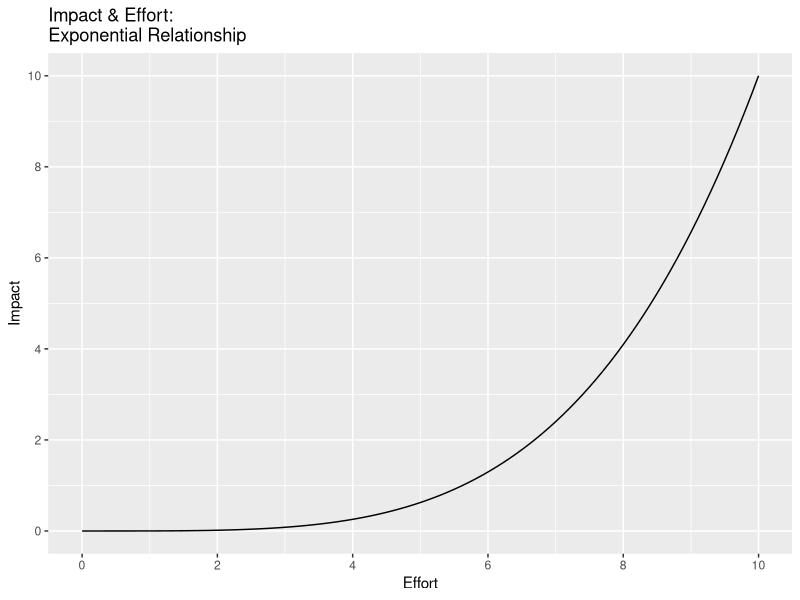
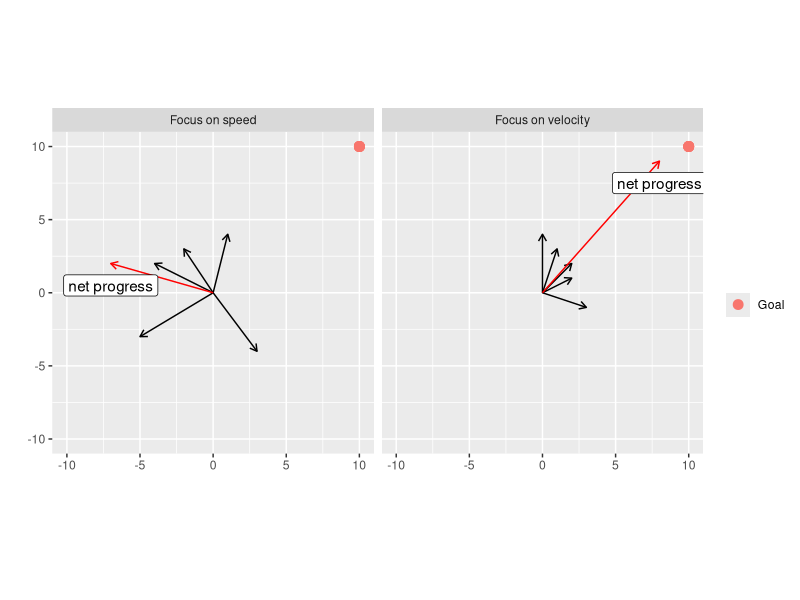

The R script that drew these images, in order:
## ---- chunk 1
knitr::opts_chunk$set(echo = TRUE)
library(tidyverse)
## ---- chunk 2
log_example <- function(x){ 
  val <- log(10*x) + 5.39483
  val[val < 0] <- 0
  val
}

tibble() %>%
  ggplot(aes()) + 
  # stat_function(fun = function(x) x) +
  stat_function(fun = function(x) 0.001 * x^4) +
  # stat_function(fun =  log_example) +
  expand_limits(x = c(0, 10), y = c(0,10)) +
  coord_cartesian() + 
  scale_y_continuous(breaks = scales::pretty_breaks()) + 
  scale_x_continuous(breaks = scales::pretty_breaks()) +
  labs(
    # title = "Impact & Effort: Linear Relationship",
    title = "Impact & Effort: \nExponential Relationship",
    # title = "Impact & Effort: Pareto Principle",
       y = "Impact",
       x = "Effort")

## ---- chunk 3
speedy <- tribble(
 ~x_start, ~y_start, ~x_end, ~y_end,
 0, 0, 1, 4,
 0, 0, -4, 2,
 0, 0, -5, -3,
 0, 0, 3, -4,
 0, 0, -2, 3
) 

speedy_summary <- tribble(
  ~x_start, ~y_start, ~x_end, ~y_end,
  0, 0, 1, 4,
  1, 4, -3, 6,
  -3, 6, -8, 3,
  -8, 3, -5, -1,
  -5, -1, -7, 2
) %>% mutate(approach = "Focus on speed")
  

velocitous <- tribble(
  ~x_start, ~y_start, ~x_end, ~y_end,
  0, 0, 2, 2,
  0, 0, 0, 4,
  0, 0, 2, 1,
  0, 0, 3, -1,
  0, 0, 1, 3
)

velocitous_summary <- tribble(
  ~x_start, ~y_start, ~x_end, ~y_end,
  0, 0, 2, 2,
  2, 2, 0, 6,
  0, 6, 4, 7,
  4, 7, 7, 6,
  7, 6, 8, 9
) %>% mutate(approach = "Focus on velocity")

summary_df <- bind_rows(speedy_summary, velocitous_summary)

df <- bind_rows(
  speedy %>%
    mutate(approach = "Focus on speed"),
  velocitous %>%
    mutate(approach = "Focus on velocity")
)

net_df <- df %>%
  group_by(approach) %>%
  summarise(x_end = sum(x_end),
            y_end = sum(y_end))


df %>%
  ggplot(aes(x_start, y_start)) + 
  # geom_point(aes(0,0, color = 'Start'), size = 3) + 
  geom_point(aes(10,10, color = 'Goal'), size = 3) + 
  geom_segment(aes(x_start, y_start, xend = x_end, yend = y_end), arrow = arrow(length = unit(.2, "cm"))) + 
  # geom_segment(aes(x_start, y_start, xend = x_end, yend = y_end), color = "red", arrow = arrow(length = unit(.2, "cm")), data = summary_df) +
  geom_segment(aes(0, 0, xend = x_end, yend = y_end), color = "red", arrow = arrow(length = unit(.2, "cm")), data = net_df) +
  geom_label(aes(x_end, y_end, label = "net progress"), nudge_y = -1.5, data = net_df) +
  expand_limits(x = c(-10, 10), y = c(-10, 10)) +
  facet_wrap(~approach) + 
  coord_fixed() +
  labs(color = "",
       x = "",
       y = "")
